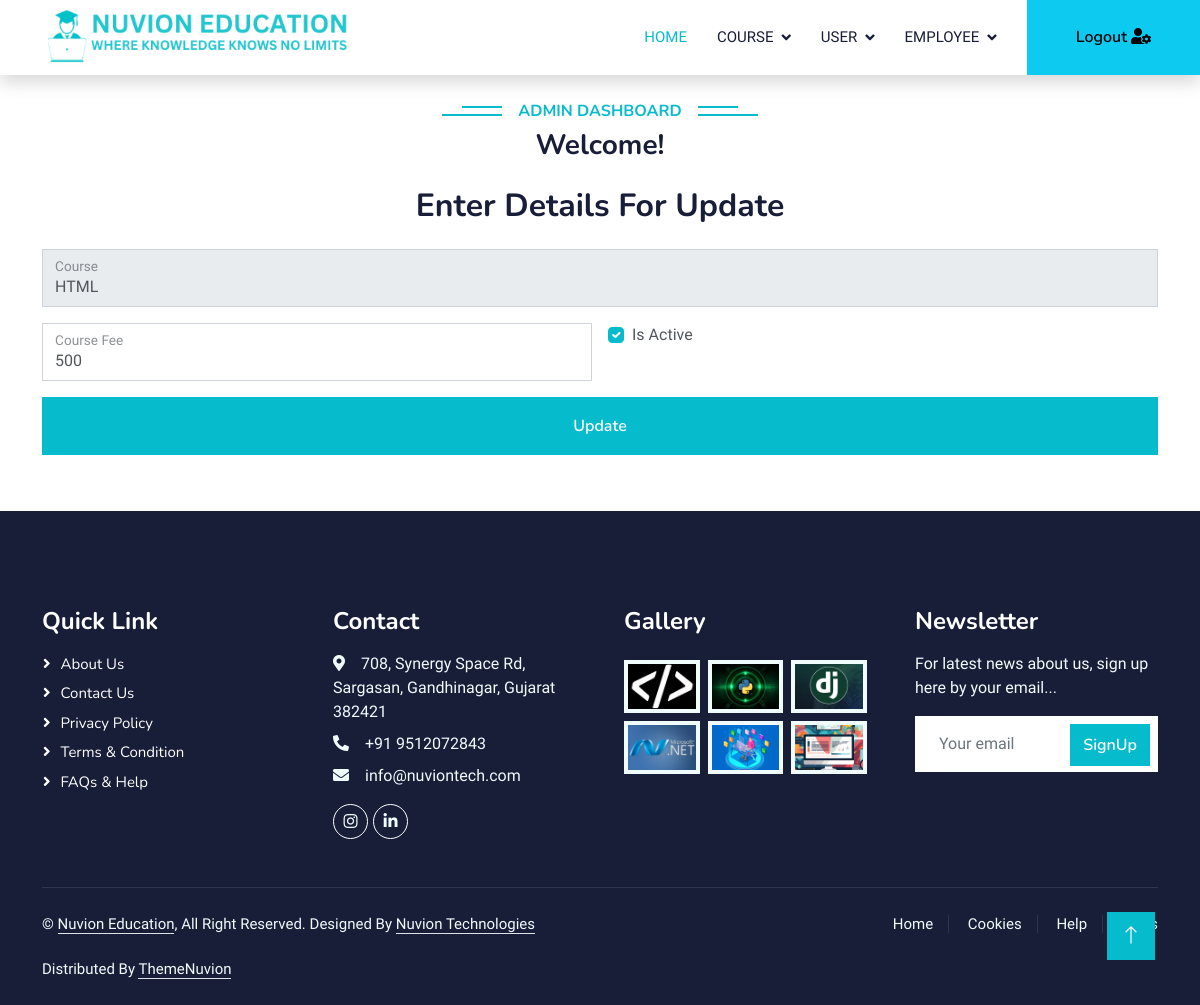
The page /updatecourse/HTML on the database its author committed.
### LMS/models.py (models this page shows)
class tblcourse(models.Model):
    Id = models.AutoField(primary_key=True)
    course = models.CharField(max_length=30)
    coursefee = models.IntegerField(null= True, blank=True)
    isActive = models.BooleanField(default=False)
    isDeleted = models.BooleanField(default=False)
    CreatedBy = models.CharField(max_length=15, null= True, blank=True)
    CreatedDate = models.DateField(auto_now=True)

### LMS/views.py (the view)
# urls.py: path('updatecourse/<str:course>',updatecourse,name='updatecourse'),
def updatecourse(request, course):
    course_obj = get_object_or_404(tblcourse, course=course)
    return render(request, 'Admin/frmUpdateCourse.html', {'course': course_obj})

### Template/Admin/frmUpdateCourse.html (shortened to what this page needs)
<!DOCTYPE html>
<html lang="en">
<head>
    {% include "LinkFile.html" %}
</head>
<body>
    {% include "Admin/frmAdminHeader.html"%}
    <div class="text-center wow fadeInUp" data-wow-delay="0.1s">
        <h2 class="mb-3">Enter Details For Update</h2>
    </div>
    <div class="container-xxl py-2">
        <div class="container">
            <div class="row g-4">
                <div class="col-lg-12 col-md-12 wow fadeInUp" data-wow-delay="0.5s">
                    <form action="/do_updatecourse/" method="post">
                        <div class="row g-3">
                            <div class="col-12">
                                <div class="form-floating">
                                    <input type="text" class="form-control" id="course" name="course" value="{{ course.course }}" readonly>
                                    <label for="course">Course</label>
                                </div>
                            </div>
                            <div class="col-md-6">
                                <div class="form-floating">
                                    <input type="number" class="form-control" id="courseFee" name="courseFee" value="{{ course.coursefee }}" placeholder="Course Fee">
                                    <label for="courseFee">Course Fee</label>
                                </div>
                            </div>
                            <div class="col-md-6">
                                <div class="form-check">
                                    <input class="form-check-input" type="checkbox" id="isActive" name="isActive" {% if course.isActive %} checked {% endif %}>
                                    <label class="form-check-label" for="isActive">Is Active</label>
                                </div>
                            </div>
                            <div class="col-12">
                                <button class="btn btn-primary w-100 py-3" type="submit">Update</button>
                            </div>
                        </div>
                    </form>
                </div>
            </div>
        </div>
    </div>
    {% include 'Footer.html' %}
    {% include 'JS.html' %}
</body>
</html>

### Media/Boot/css/style.css (style rules this page uses)
:root { --primary: #06BBCC; --light: #F0FBFC; --dark: #181d38; }
.btn { font-family: 'Nunito', sans-serif; font-weight: 600; transition: .5s; }
.btn.btn-primary, .btn.btn-secondary { color: #FFFFFF; }

### rows shown on the page
tblcourse: course "HTML", courseFee "500", isActive "☑"
